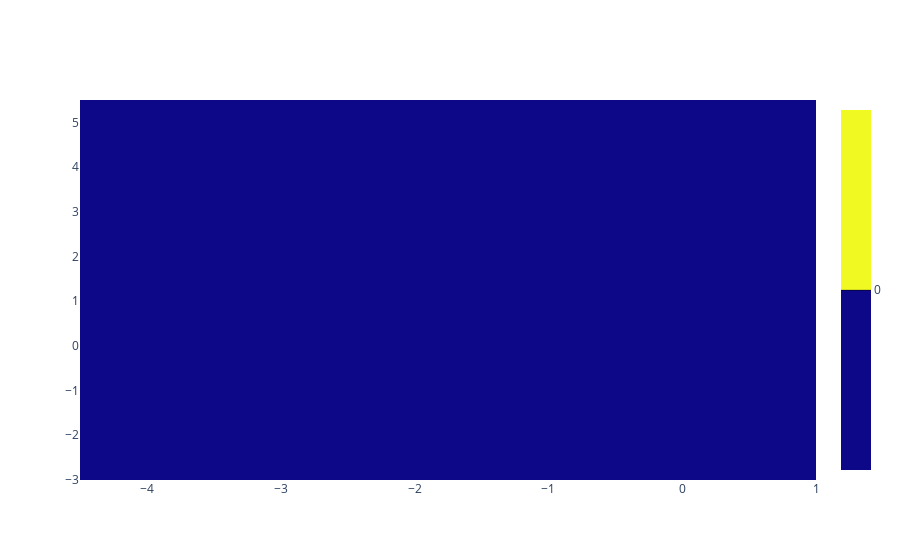

This figure's notebook cell:
### Code cell
primitive_set_proto_log = SensorProtoLog('/tmp/vision/SensorProto')
yellow_team = []
blue_team = []

for idx, vision in enumerate(primitive_set_proto_log.ssl_vision_msg): 
    if vision.HasField("detection") and len(vision.detection.balls) > 0:        
        yellow_team = cf.Team([
            cf.Robot(
                robot.robot_id,
                cf.Point(robot.x/1000, robot.y/1000),
                cf.Vector(0,0),
                cf.Angle(robot.orientation),
                cf.Angle(0),
                cf.Timestamp(vision.detection.t_capture))
            for robot in vision.detection.robots_yellow])
        
        [robots.extend([robot.x, robot.y]) for robot in vision.detection.robots_yellow]

        blue_team = cf.Team([
            cf.Robot(
                robot.robot_id,
                cf.Point(robot.x/1000, robot.y/1000),
                cf.Vector(0,0),
                cf.Angle(robot.orientation),
                cf.Angle(0),
                cf.Timestamp(vision.detection.t_capture))
            for robot in vision.detection.robots_yellow])
        
        [robots.extend([robot.x, robot.y]) for robot in vision.detection.robots_yellow]

    
x = 2
y = 2

grid_of_passes = sampleGridOfPasses(x, y)
costs = []
x_s = [x/10 for x in range(-45, 45, 5)]
y_s = [y/10 for y in range(-30, 30, 5)]
print(x_s)
print(y_s)
for row in grid_of_passes:
    cost_row = []
    for p in row:
        cost_row.append(cf.calculateInterceptRiskTeam(blue_team, p))
    costs.append(cost_row)

fig = go.Figure(data=go.Contour(z=costs, x=x_s, y=y_s))
fig.show()

### Figure 1 — Plotly figure (JSON) as saved in the notebook; plotly's stock layout.template omitted (floating-point values rounded to 4 significant figures; data arrays with more than 128 entries replaced by an {"elided": "..."} marker saying what was removed)
{"data": [{"type": "contour", "x": [-4.5, -4, -3.5, -3, -2.5, -2, -1.5, -1, -0.5, 0, 0.5, 1, 1.5, 2, 2.5, 3, 3.5, 4], "y": [-3, -2.5, -2, -1.5, -1, -0.5, 0, 0.5, 1, 1.5, 2, 2.5], "z": {"elided": "18x12 int values"}}], "layout": {}}
